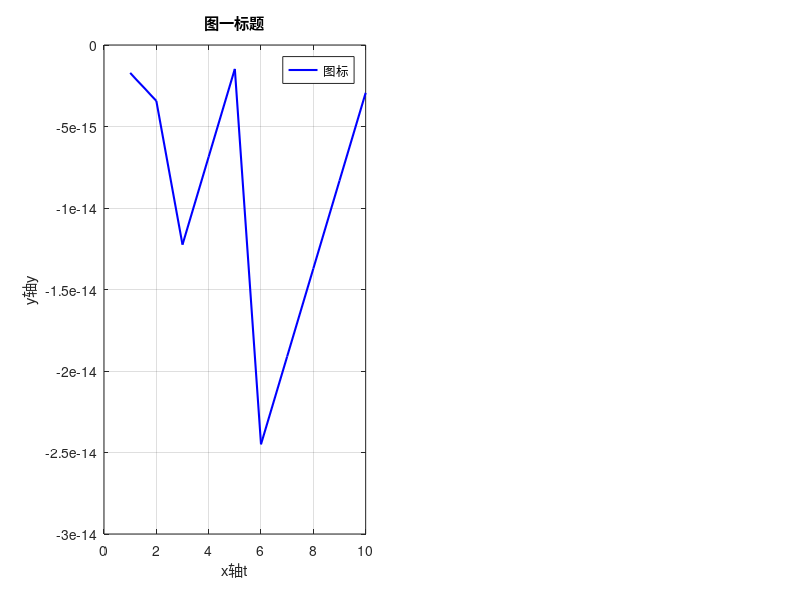

The MATLAB script that drew this image:
figure("Name",'编程题','Position',[200,200,800,600]);

t = 1:10;
y = sin(2*pi* 2 *t) + 0.5*sin(2*pi*10*t); 

subplot(1,2,1);
plot(t , y , 'LineStyle','-','Color','b','LineWidth',1.5)
xlabel('x轴t');ylabel('y轴y')
title('图一标题')
grid on;
legend('图标',Location="northeast");
hold on;
%已添加图例、标题和网格。



r = rand(5,5);
disp(r);
fprintf('题2沿着行压缩得每列平均值： %d\n沿着列压缩得每行平均值：%d\n矩阵平均值：%d\n',mean(r,1),mean(r,2),mean(r,"all"))

fprintf('C中手动计算平均值：%d',(r(1,1)+r(1,2)+r(1,3)+r(1,4)+r(1,5))/5);
%计算
x = rand(1000,1000);

 
